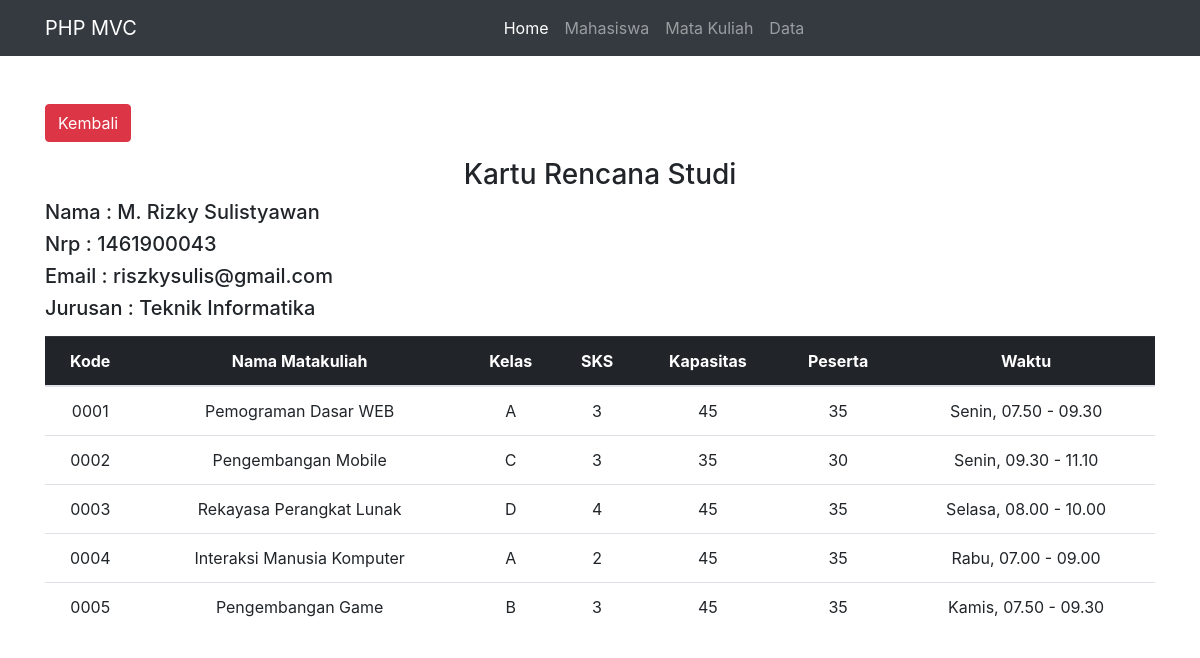
The page /public/datakrs/detail/3 on the database its author committed.
### tables this page shows
CREATE TABLE `mahasiswa` (
  `id` int(11) NOT NULL,
  `nama` varchar(255) DEFAULT NULL,
  `nrp` varchar(255) DEFAULT NULL,
  `email` varchar(255) DEFAULT NULL,
  `jurusan` varchar(255) DEFAULT NULL
);

CREATE TABLE `tbl_matakuliah` (
  `id_matkul` int(11) NOT NULL,
  `kode_matkul` varchar(20) NOT NULL,
  `nama_matkul` varchar(50) NOT NULL,
  `kelas` char(2) NOT NULL,
  `sks` char(2) NOT NULL,
  `kapasitas` int(11) NOT NULL,
  `peserta` int(11) NOT NULL,
  `waktu` varchar(25) NOT NULL
);

### app/core/Controller.php (called while the page is built, shortened)
<?php
class Controller {
    public function view($view, $data = [])
    {
        require_once '../app/views/' . $view . '.php';
    }
    public function model($model)
    {
        return new $model;
    }
}

### app/controllers/DataKRS.php (called while the page is built, shortened)
<?php
class DataKRS extends Controller
{
    public function detail($id_mhs)
    {
        $data['judul'] = 'Data KRS';
        $data['title_heading'] = 'Kartu Rencana Studi';
        $data['mhs'] = $this->model('Mahasiswa_model')->getMahasiswaById($id_mhs);
        $data['data_krs'] = $this->model('Mahasiswa_model')->getDataKRS($id_mhs);
        $this->view('templates/header', $data);
        $this->view('datakrs/detail', $data);
        $this->view('templates/footer');
    }
}

### app/core/App.php (called while the page is built, shortened)
<?php
class App
{
    protected $method = 'index';
    protected $params = [];
    public function __construct()
    {
        $url = $this->parseURL() ?? [''];
        if (file_exists('../app/controllers/' . $url[0] . '.php')) {
            unset($url[0]);
        }
        $this->controller = new $this->controller;
        if (isset($url[1])) {
            if (method_exists($this->controller, $url[1])) {
                $this->method = $url[1];
                unset($url[1]);
            }
        }
        if (!empty($url)) {
            $this->params = array_values($url);
        }
        call_user_func_array([$this->controller, $this->method], $this->params);
    }
    public function parseURL()
    {
        if (isset($_GET['url'])) {
            $url = rtrim($_GET['url'], '/');
            $url = filter_var($url, FILTER_SANITIZE_URL);
            $url = explode('/', $url);
            return $url;
        }
    }
}

### public/index.php (called while the page is built, shortened)
<?php
$app = new App;

### app/core/Database.php (called while the page is built, shortened)
<?php
class Database {
    private $host = DB_HOST;
    private $user = DB_USER;
    private $pass = DB_PASS;
    private $db_name = DB_NAME;
    private $dbh;
    private $stmt;
    public function __construct()
    {
        $dsn = 'mysql:host=' . $this->host . ';dbname=' . $this->db_name;
        $option = [
            PDO::ATTR_PERSISTENT => true,
            PDO::ATTR_ERRMODE => PDO::ERRMODE_EXCEPTION
        ];
        try {
            $this->dbh = new PDO($dsn, $this->user, $this->pass, $option);
        } catch(PDOException $e) {
            die($e->getMessage());
        }
    }
    public function query($query)
    {
        $this->stmt = $this->dbh->prepare($query);
    }
    public function bind($param, $value, $type = null)
    {
        if( is_null($type) ) {
            switch( true ) {
                default :
                    $type = PDO::PARAM_STR;
            }
        }
        $this->stmt->bindValue($param, $value, $type);
    }
    public function execute()
    {
        $this->stmt->execute();
    }
    public function resultSet()
    {
        $this->execute();
        return $this->stmt->fetchAll(PDO::FETCH_ASSOC);
    }
    public function single()
    {
        $this->execute();
        return $this->stmt->fetch(PDO::FETCH_ASSOC);
    }
}

### app/models/Mahasiswa_model.php (called while the page is built, shortened)
<?php
class Mahasiswa_model
{
    private $table = 'mahasiswa';
    private $table2 = 'detail';
    private $table3 = 'tbl_matakuliah';
    private $db;
    public function __construct()
    {
        $this->db = new Database;
    }
    public function getMahasiswaById($id)
    {
        $this->db->query('SELECT * FROM ' . $this->table . ' WHERE id=:id');
        $this->db->bind('id', $id);
        return $this->db->single();
    }
    public function getDataKRS($id)
    {
        $this->db->query('SELECT a.nama, a.nrp, a.jurusan, a.email, b.kode_matkul, b.nama_matkul, b.kelas, b.sks, b.kapasitas, b.peserta, b.waktu FROM '. $this->table. ' AS a INNER JOIN '. $this->table2.' AS c ON a.id = c.id_mhs LEFT JOIN '. $this->table3. ' AS b ON b.kode_matkul = c.kode_matkul WHERE a.id =:id');
        $this->db->bind('id', $id);
        return $this->db->resultSet();
    }
}

### app/views/datakrs/detail.php (the view)
<div class="container mt-5">
    <a href="<?= BASE_URL; ?>/datakrs" class="btn btn-danger">Kembali</a>
    <h3 class="text-center mt-3"><?= $data['title_heading']; ?></h3>
    <div class="info">
        <h5>Nama    : <?= $data['mhs']['nama']; ?></h5>
        <h5>Nrp     : <?= $data['mhs']['nrp']; ?></h5>
        <h5>Email   : <?= $data['mhs']['email']; ?></h5>
        <h5>Jurusan : <?= $data['mhs']['jurusan']; ?></h5>
    </div>
</div>
<div class="container mt-3">
    <table class="table text-center">
        <thead class="table-dark">
            <tr>
                <th scope="col">Kode</th>
                <th scope="col">Nama Matakuliah</th>
                <th scope="col">Kelas</th>
                <th scope="col">SKS</th>
                <th scope="col">Kapasitas</th>
                <th scope="col">Peserta</th>
                <th scope="col">Waktu</th>
            </tr>
        </thead>
        <tbody>
            <?php foreach($data['data_krs'] as $data_krs): ?>
            <tr>
                <td><?= $data_krs['kode_matkul']; ?></td>
                <td><?= $data_krs['nama_matkul']; ?></td>
                <td><?= $data_krs['kelas']; ?></td>
                <td><?= $data_krs['sks']; ?></td>
                <td><?= $data_krs['kapasitas']; ?></td>
                <td><?= $data_krs['peserta']; ?></td>
                <td><?= $data_krs['waktu']; ?></td>
            </tr>
            <?php endforeach; ?>
        </tbody>
    </table>
</div>

### app/views/templates/header.php (shortened to what this page needs)
<!DOCTYPE html>
<html lang="en">
<head>
  <link rel="stylesheet" href="<?= BASE_URL; ?>/css/bootstrap.css">
  <link rel="stylesheet" href="<?= BASE_URL; ?>/css/style.css">
</head>
<body>
  <nav class="navbar navbar-expand-lg navbar-dark bg-dark">
    <div class="container">
      <a class="navbar-brand" href="<?= BASE_URL; ?>">PHP MVC</a>
      <div class="collapse navbar-collapse" id="navbarNavAltMarkup">
        <div class="navbar-nav m-auto">
          <a class="nav-item nav-link active" href="<?= BASE_URL; ?>">Home <span class="sr-only">(current)</span></a>
          <a class="nav-item nav-link" href="<?= BASE_URL; ?>/mahasiswa">Mahasiswa</a>
          <a class="nav-item nav-link" href="<?= BASE_URL; ?>/matakuliah">Mata Kuliah</a>
          <a class="nav-item nav-link" href="<?= BASE_URL; ?>/datakrs">Data</a>
        </div>
      </div>
    </div>
  </nav>

### app/views/templates/footer.php (shortened to what this page needs)
</body>
</html>

### rows shown on the page
mahasiswa: nama "M. Rizky Sulistyawan", nrp "1461900043", email "riszkysulis@gmail.com", jurusan "Teknik Informatika", tbl_matakuliah.kode_matkul "0001", tbl_matakuliah.nama_matkul "Pemograman Dasar WEB", tbl_matakuliah.kelas "A", tbl_matakuliah.sks "3", tbl_matakuliah.kapasitas "45", tbl_matakuliah.peserta "35", tbl_matakuliah.waktu "Senin, 07.50 - 09.30", tbl_matakuliah.kode_matkul "0002", tbl_matakuliah.nama_matkul "Pengembangan Mobile", tbl_matakuliah.kelas "C", tbl_matakuliah.kapasitas "35", tbl_matakuliah.peserta "30", tbl_matakuliah.waktu "Senin, 09.30 - 11.10", tbl_matakuliah.kode_matkul "0003", tbl_matakuliah.nama_matkul "Rekayasa Perangkat Lunak", tbl_matakuliah.kelas "D", tbl_matakuliah.sks "4", tbl_matakuliah.waktu "Selasa, 08.00 - 10.00", tbl_matakuliah.kode_matkul "0004", tbl_matakuliah.nama_matkul "Interaksi Manusia Komputer", tbl_matakuliah.sks "2", tbl_matakuliah.waktu "Rabu, 07.00 - 09.00", tbl_matakuliah.kode_matkul "0005", tbl_matakuliah.nama_matkul "Pengembangan Game", tbl_matakuliah.kelas "B", tbl_matakuliah.waktu "Kamis, 07.50 - 09.30"

### other values the page prints
$data['title_heading'] "Kartu Rencana Studi"
